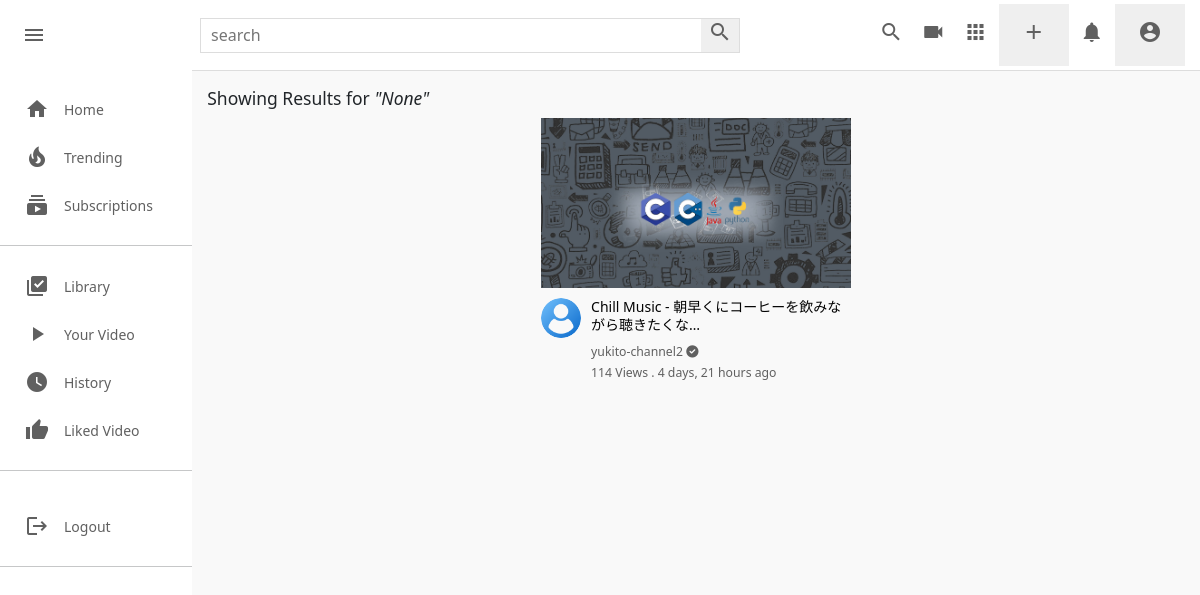
Page /video/search/ (signed in) on the committed database.
### core/models.py (models this page shows, shortened)
class Video(models.Model):
    video=models.FileField(upload_to=user_derectory_path)
    image=models.ImageField(upload_to=user_derectory_path,null=True,blank=True)
    title=models.CharField(max_length=100)
    description=models.TextField(max_length=2000,null=True,blank=True)
    tags=TaggableManager(blank=True)
    date=models.DateTimeField(auto_now_add=True)
    visibility=models.CharField(choices=VISIBILITY,max_length=100,default='public')
    user=models.ForeignKey(User,on_delete=models.SET_NULL,null=True)
    views=models.PositiveIntegerField(default=0)
    likes=models.ManyToManyField(User,blank=True,related_name='likes')
    featured=models.BooleanField(default=False)

### channel/models.py (models this page shows, shortened)
class Channel(models.Model):
    channel_art=models.ImageField(upload_to=user_derectory_path,default='images/channel-art.jpg')
    image=models.ImageField(upload_to=user_derectory_path,default='images/user-image.png')
    full_name=models.CharField(max_length=100)
    channel_name=models.CharField(max_length=100)
    description=models.TextField(null=True,blank=True)
    keyword=TaggableManager(blank=True)
    date=models.DateTimeField(auto_now_add=True)
    status=models.CharField(choices=STATUS,max_length=100,default='Active')
    user=models.OneToOneField(User,on_delete=models.SET_NULL,null=True,related_name="channel")
    subscribers=models.ManyToManyField(User,related_name="user_subs",blank=True)
    verified=models.BooleanField(default=False)
    total_view=models.PositiveIntegerField(default=0)
    business_email=models.EmailField(null=True,blank=True)
    make_business_email_public=models.BooleanField(default=False)
    business_location=models.CharField(null=True,blank=True,max_length=100)
    make_business_location_public=models.BooleanField(default=False)
    website=models.URLField(default='https://www.udemy.com/home')
    instagram=models.URLField(default='https://www.udemy.com/home')
    facebook=models.URLField(default='https://www.udemy.com/home')
    twitter=models.URLField(default='https://www.udemy.com/home')

### core/views.py (the view)
# urls.py: path('video/search/',views.searchView,name='search'),
@login_required
def searchView(request):
    video=Video.objects.filter(visibility='public').order_by('-views')
    query=request.GET.get('q')
    if query:
        video=video.filter(
            Q(title__icontains=query)|
            Q(description__icontains=query)
        ).distinct()
    context={
        'video': video,
        'query': query,
    }
    return render(request,'search.html',context)

### templates/search.html
{% extends 'base.html' %}
{% load static %}
{% block style %}
<link rel="stylesheet" href="{% static 'css/style.css' %}" type="text/css">
{% endblock style %}
{% block content %}
{% include 'partials/alert.html' %}
<div class="mainBody">
    {% include 'partials/sidebar.html' %}
    <div class="videos">
        <div class="drop-down-container">
            <h1 style="font-size: 20px;"><small>Showing Results for <i>"{{query}}"</i></small></h1>
        </div>
        <div class="video-container">
            {% for v in video %}
            <div class="video">
                <div class="video-thumbnail">
                    {% if v.image %}
                    <a href="{% url 'video-detail' v.id %}"><img src="{{v.image.url}}" alt=""></a>
                    {% else %}
                    <a href="{% url 'video-detail' v.id %}"><img src="https://encrypted-tbn0.gstatic.com/images?q=tbn:ANd9GcQrf0lpB42PwkxZCIvkgPjzFbA4SMYVhjyVLDdrC5_OLJEAI4GCqBfknjVqIeqQXvHuX9A&usqp=CAU" alt=""></a>
                    {% endif %}
                </div>
                <div class="video-details">
                    <div class="author">
                        {% if v.user.channel.image %}
                        <a href="{% url 'channel-profile' v.user.channel.id %}"><img src="{{ v.user.channel.image.url }}" alt=""></a>
                        {% else %}
                        <a href="{% url 'channel-profile' v.user.channel.id %}"><img src="https://cdn-icons-png.flaticon.com/512/1053/1053244.png?w=360" alt=""></a>
                        {% endif %}
                    </div>
                    <div class="title">
                        <a href="{% url 'video-detail' v.id %}"><h3>{{v.title|truncatechars:34}}</h3></a>
                        <a href="{% url 'channel-profile' v.user.channel.id %}"><small>{{v.user.channel.channel_name}} {% if v.user.channel.verified == True %} <i class="fas fa-check-circle"></i> {% endif %} </small></a>
                        <span><small>{{ v.views }} View{{ v.views|pluralize }} . {{ v.date|timesince }} ago</small></span>
                    </div>
                </div>
            </div>
            {% endfor %}
        </div>
    </div>
</div>
{% endblock content %}

### static/css/style.css (style rules this page uses)
* { margin: 0; padding: 0; box-sizing: border-box; }
body { font-family: 'Roboto','sans-serif'; }
.mainBody { height: calc(100vh - 70px); display: flex; overflow: hidden; }
.videos { background-color: #f9f9f9; width: 100%; height: 100%; padding: 15px 15px; border-top: 1px solid #ddd; overflow-y: scroll; }
.video-container { display: flex; flex-direction: row; justify-content: space-around; flex-wrap: wrap; }
.video { width: 310px; margin-bottom: 30px; }
.video-thumbnail { width: 100%; height: 170px; }
.video-thumbnail img { object-fit: cover; height: 100%; width: 100%; }
.author img { object-fit: cover; border-radius: 50%; height: 40px; width: 40px; margin-right: 10px; }
.video-details { display: flex; margin-top: 10px; }
.title { display: flex; flex-direction: column; }
.title h3 { color: rgb(3, 3, 3); line-height: 18px; font-size: 14px; margin-bottom: 6px; }
.title a, span { text-decoration: none; color: rgb(96, 96, 96); font-size: 14px; }
h1 { font-size: 20px; margin-bottom: 10px; color: rgb(3, 3, 3); }

### templates/base.html (style rules this page uses)
a { color: black; text-decoration: none; }

### templates/partials/sidebar.html (style rules this page uses)
a { color: black; text-decoration: none; }

### rows in the picture
Video: image (picture), user.channel.image (picture), title "Chill Music - 朝早くにコーヒーを飲みながら聴きたくな…", user.channel.channel_name "yukito-channel2", views "114", date "4 days, 21 hours"

### other values in the picture
{{ query }} "None"
